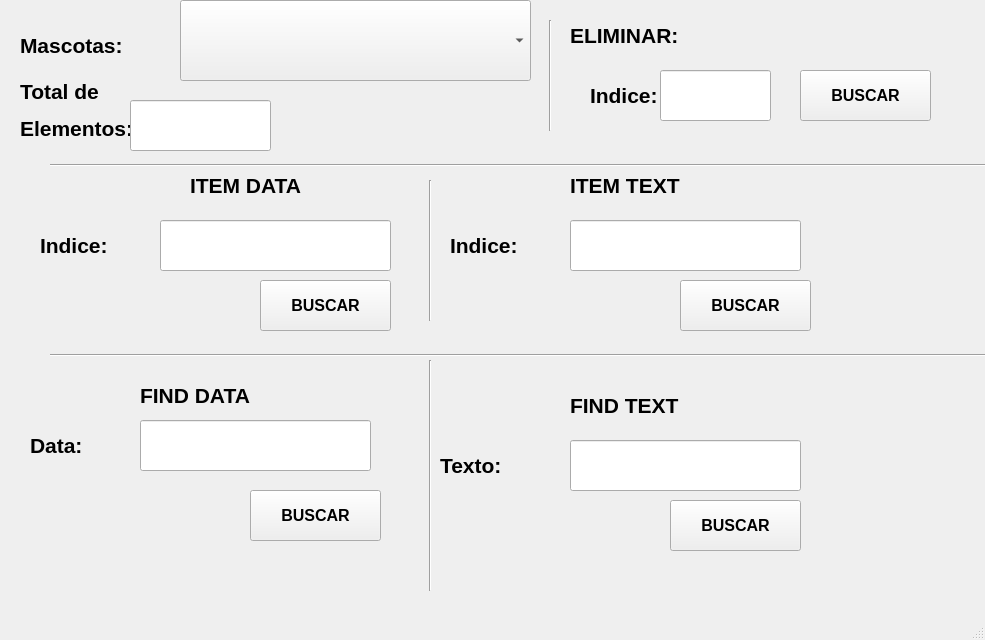
<?xml version="1.0" encoding="UTF-8"?>
<ui version="4.0">
 <class>MainWindow</class>
 <widget class="QMainWindow" name="MainWindow">
  <property name="geometry">
   <rect>
    <x>0</x>
    <y>0</y>
    <width>985</width>
    <height>640</height>
   </rect>
  </property>
  <property name="windowTitle">
   <string>MainWindow</string>
  </property>
  <widget class="QWidget" name="centralwidget">
   <widget class="QComboBox" name="comboBox">
    <property name="geometry">
     <rect>
      <x>180</x>
      <y>0</y>
      <width>351</width>
      <height>81</height>
     </rect>
    </property>
    <property name="font">
     <font>
      <pointsize>18</pointsize>
      <bold>true</bold>
     </font>
    </property>
   </widget>
   <widget class="QLabel" name="label">
    <property name="geometry">
     <rect>
      <x>20</x>
      <y>20</y>
      <width>141</width>
      <height>51</height>
     </rect>
    </property>
    <property name="font">
     <font>
      <pointsize>16</pointsize>
      <bold>true</bold>
     </font>
    </property>
    <property name="text">
     <string>Mascotas:</string>
    </property>
   </widget>
   <widget class="QLabel" name="label_2">
    <property name="geometry">
     <rect>
      <x>40</x>
      <y>220</y>
      <width>101</width>
      <height>51</height>
     </rect>
    </property>
    <property name="font">
     <font>
      <pointsize>16</pointsize>
      <bold>true</bold>
     </font>
    </property>
    <property name="text">
     <string>Indice:</string>
    </property>
   </widget>
   <widget class="QLabel" name="label_4">
    <property name="geometry">
     <rect>
      <x>20</x>
      <y>70</y>
      <width>161</width>
      <height>81</height>
     </rect>
    </property>
    <property name="font">
     <font>
      <pointsize>16</pointsize>
      <bold>true</bold>
     </font>
    </property>
    <property name="text">
     <string>&lt;html&gt;&lt;head/&gt;&lt;body&gt;&lt;p&gt;Total de &lt;/p&gt;&lt;p&gt;Elementos:&lt;/p&gt;&lt;/body&gt;&lt;/html&gt;</string>
    </property>
   </widget>
   <widget class="QLineEdit" name="txt_indiceItemData">
    <property name="geometry">
     <rect>
      <x>160</x>
      <y>220</y>
      <width>231</width>
      <height>51</height>
     </rect>
    </property>
   </widget>
   <widget class="QLineEdit" name="txt_totalElementos">
    <property name="geometry">
     <rect>
      <x>130</x>
      <y>100</y>
      <width>141</width>
      <height>51</height>
     </rect>
    </property>
    <property name="font">
     <font>
      <pointsize>16</pointsize>
      <bold>true</bold>
     </font>
    </property>
    <property name="alignment">
     <set>Qt::AlignCenter</set>
    </property>
   </widget>
   <widget class="Line" name="line">
    <property name="geometry">
     <rect>
      <x>50</x>
      <y>330</y>
      <width>971</width>
      <height>51</height>
     </rect>
    </property>
    <property name="orientation">
     <enum>Qt::Horizontal</enum>
    </property>
   </widget>
   <widget class="QLabel" name="label_3">
    <property name="geometry">
     <rect>
      <x>140</x>
      <y>370</y>
      <width>191</width>
      <height>51</height>
     </rect>
    </property>
    <property name="font">
     <font>
      <pointsize>16</pointsize>
      <bold>true</bold>
     </font>
    </property>
    <property name="text">
     <string>FIND DATA</string>
    </property>
   </widget>
   <widget class="QLabel" name="label_5">
    <property name="geometry">
     <rect>
      <x>570</x>
      <y>380</y>
      <width>191</width>
      <height>51</height>
     </rect>
    </property>
    <property name="font">
     <font>
      <pointsize>16</pointsize>
      <bold>true</bold>
     </font>
    </property>
    <property name="text">
     <string>FIND TEXT</string>
    </property>
   </widget>
   <widget class="QLabel" name="label_6">
    <property name="geometry">
     <rect>
      <x>190</x>
      <y>160</y>
      <width>191</width>
      <height>51</height>
     </rect>
    </property>
    <property name="font">
     <font>
      <pointsize>16</pointsize>
      <bold>true</bold>
     </font>
    </property>
    <property name="text">
     <string>ITEM DATA</string>
    </property>
   </widget>
   <widget class="QLabel" name="label_7">
    <property name="geometry">
     <rect>
      <x>570</x>
      <y>160</y>
      <width>191</width>
      <height>51</height>
     </rect>
    </property>
    <property name="font">
     <font>
      <pointsize>16</pointsize>
      <bold>true</bold>
     </font>
    </property>
    <property name="text">
     <string>ITEM TEXT</string>
    </property>
   </widget>
   <widget class="QLabel" name="label_8">
    <property name="geometry">
     <rect>
      <x>450</x>
      <y>220</y>
      <width>101</width>
      <height>51</height>
     </rect>
    </property>
    <property name="font">
     <font>
      <pointsize>16</pointsize>
      <bold>true</bold>
     </font>
    </property>
    <property name="text">
     <string>Indice:</string>
    </property>
   </widget>
   <widget class="QLineEdit" name="txt_indiceItemText">
    <property name="geometry">
     <rect>
      <x>570</x>
      <y>220</y>
      <width>231</width>
      <height>51</height>
     </rect>
    </property>
   </widget>
   <widget class="QLabel" name="label_9">
    <property name="geometry">
     <rect>
      <x>30</x>
      <y>420</y>
      <width>101</width>
      <height>51</height>
     </rect>
    </property>
    <property name="font">
     <font>
      <pointsize>16</pointsize>
      <bold>true</bold>
     </font>
    </property>
    <property name="text">
     <string>Data:</string>
    </property>
   </widget>
   <widget class="QLineEdit" name="txt_dataFind">
    <property name="geometry">
     <rect>
      <x>140</x>
      <y>420</y>
      <width>231</width>
      <height>51</height>
     </rect>
    </property>
   </widget>
   <widget class="QLineEdit" name="txt_TextFind">
    <property name="geometry">
     <rect>
      <x>570</x>
      <y>440</y>
      <width>231</width>
      <height>51</height>
     </rect>
    </property>
   </widget>
   <widget class="QLabel" name="label_10">
    <property name="geometry">
     <rect>
      <x>440</x>
      <y>440</y>
      <width>101</width>
      <height>51</height>
     </rect>
    </property>
    <property name="font">
     <font>
      <pointsize>16</pointsize>
      <bold>true</bold>
     </font>
    </property>
    <property name="text">
     <string>Texto:</string>
    </property>
   </widget>
   <widget class="QPushButton" name="btn_itemData">
    <property name="geometry">
     <rect>
      <x>260</x>
      <y>280</y>
      <width>131</width>
      <height>51</height>
     </rect>
    </property>
    <property name="font">
     <font>
      <pointsize>12</pointsize>
      <bold>true</bold>
     </font>
    </property>
    <property name="text">
     <string>BUSCAR</string>
    </property>
   </widget>
   <widget class="QPushButton" name="btn_findData">
    <property name="geometry">
     <rect>
      <x>250</x>
      <y>490</y>
      <width>131</width>
      <height>51</height>
     </rect>
    </property>
    <property name="font">
     <font>
      <pointsize>12</pointsize>
      <bold>true</bold>
     </font>
    </property>
    <property name="text">
     <string>BUSCAR</string>
    </property>
   </widget>
   <widget class="QPushButton" name="btn_itemText">
    <property name="geometry">
     <rect>
      <x>680</x>
      <y>280</y>
      <width>131</width>
      <height>51</height>
     </rect>
    </property>
    <property name="font">
     <font>
      <pointsize>12</pointsize>
      <bold>true</bold>
     </font>
    </property>
    <property name="text">
     <string>BUSCAR</string>
    </property>
   </widget>
   <widget class="QPushButton" name="btn_findText">
    <property name="geometry">
     <rect>
      <x>670</x>
      <y>500</y>
      <width>131</width>
      <height>51</height>
     </rect>
    </property>
    <property name="font">
     <font>
      <pointsize>12</pointsize>
      <bold>true</bold>
     </font>
    </property>
    <property name="text">
     <string>BUSCAR</string>
    </property>
   </widget>
   <widget class="Line" name="line_2">
    <property name="geometry">
     <rect>
      <x>50</x>
      <y>140</y>
      <width>971</width>
      <height>51</height>
     </rect>
    </property>
    <property name="orientation">
     <enum>Qt::Horizontal</enum>
    </property>
   </widget>
   <widget class="Line" name="line_3">
    <property name="geometry">
     <rect>
      <x>420</x>
      <y>180</y>
      <width>21</width>
      <height>141</height>
     </rect>
    </property>
    <property name="orientation">
     <enum>Qt::Vertical</enum>
    </property>
   </widget>
   <widget class="Line" name="line_4">
    <property name="geometry">
     <rect>
      <x>420</x>
      <y>360</y>
      <width>21</width>
      <height>231</height>
     </rect>
    </property>
    <property name="orientation">
     <enum>Qt::Vertical</enum>
    </property>
   </widget>
   <widget class="Line" name="line_5">
    <property name="geometry">
     <rect>
      <x>540</x>
      <y>20</y>
      <width>21</width>
      <height>111</height>
     </rect>
    </property>
    <property name="orientation">
     <enum>Qt::Vertical</enum>
    </property>
   </widget>
   <widget class="QPushButton" name="btn_eliminar">
    <property name="geometry">
     <rect>
      <x>800</x>
      <y>70</y>
      <width>131</width>
      <height>51</height>
     </rect>
    </property>
    <property name="font">
     <font>
      <pointsize>12</pointsize>
      <bold>true</bold>
     </font>
    </property>
    <property name="text">
     <string>BUSCAR</string>
    </property>
   </widget>
   <widget class="QLabel" name="label_11">
    <property name="geometry">
     <rect>
      <x>590</x>
      <y>70</y>
      <width>101</width>
      <height>51</height>
     </rect>
    </property>
    <property name="font">
     <font>
      <pointsize>16</pointsize>
      <bold>true</bold>
     </font>
    </property>
    <property name="text">
     <string>Indice:</string>
    </property>
   </widget>
   <widget class="QLineEdit" name="txt_indiceEliminar">
    <property name="geometry">
     <rect>
      <x>660</x>
      <y>70</y>
      <width>111</width>
      <height>51</height>
     </rect>
    </property>
   </widget>
   <widget class="QLabel" name="label_12">
    <property name="geometry">
     <rect>
      <x>570</x>
      <y>10</y>
      <width>191</width>
      <height>51</height>
     </rect>
    </property>
    <property name="font">
     <font>
      <pointsize>16</pointsize>
      <bold>true</bold>
     </font>
    </property>
    <property name="text">
     <string>ELIMINAR:</string>
    </property>
   </widget>
  </widget>
  <widget class="QMenuBar" name="menubar">
   <property name="geometry">
    <rect>
     <x>0</x>
     <y>0</y>
     <width>985</width>
     <height>37</height>
    </rect>
   </property>
  </widget>
  <widget class="QStatusBar" name="statusbar"/>
 </widget>
 <resources/>
 <connections/>
</ui>
